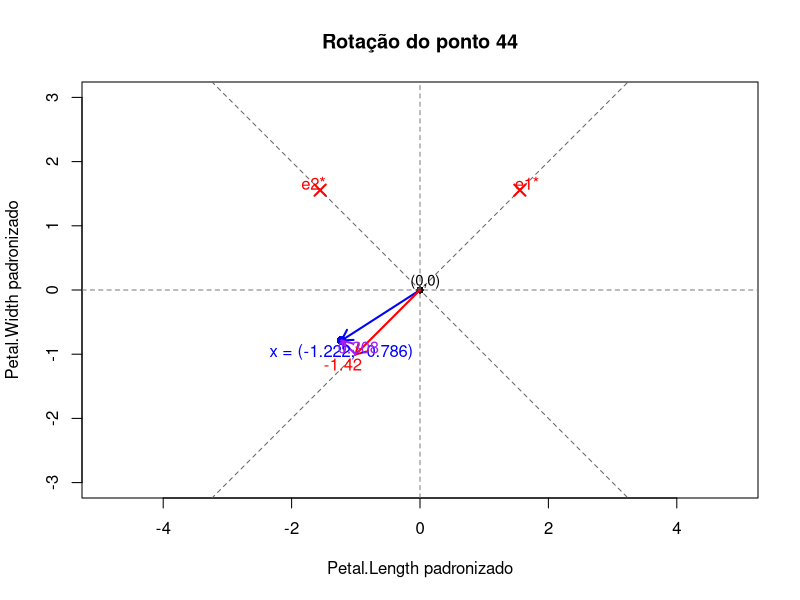

Recreate this plot in R.
# ==============================
# DADOS
# ==============================
X <- iris[, c(3, 4)] # Petal.Length e Petal.Width
Xs <- scale(X) # dados padronizados

# ponto que você quer ilustrar
i <- 44
x <- Xs[i, ]

# matriz de rotação de 45 graus
W <- matrix(c(1, 1, -1, 1), ncol = 2, byrow = FALSE) * (sqrt(2) / 2)

# coordenadas do ponto no sistema rotacionado
z <- x %*% W

# vetores-base rotacionados
e1 <- c(1, 1) / sqrt(2)
e2 <- c(-1, 1) / sqrt(2)

# projeções do ponto nos novos eixos
proj1 <- as.numeric(z[1]) * e1
proj2 <- as.numeric(z[2]) * e2

# ==============================
# GRÁFICO
# ==============================
lim <- 3

plot(0, 0,
     xlim = c(-lim, lim), ylim = c(-lim, lim),
     asp = 1, pch = 16,
     xlab = "Petal.Length padronizado",
     ylab = "Petal.Width padronizado",
     main = paste("Rotação do ponto", i))

# eixos usuais
abline(h = 0, v = 0, lty = 2, col = "gray50")

# novos eixos (diagonais)
abline(a = 0, b = 1, lty = 2, col = "gray40")
abline(a = 0, b = -1, lty = 2, col = "gray40")

# ponto original
points(x[1], x[2], pch = 16, cex = 1.2, col = "blue")

# vetor original da origem até o ponto
arrows(0, 0, x[1], x[2],
       col = "blue", lwd = 2, length = 0.12)

# projeção no eixo e1
arrows(0, 0, proj1[1], proj1[2],
       col = "red", lwd = 2, length = 0.12)

# projeção complementar: de proj1 até o ponto original
arrows(proj1[1], proj1[2], x[1], x[2],
       col = "purple", lwd = 2, length = 0.12)

# origem
text(0.08, 0.12, "(0,0)", cex = 0.9)

# rótulos do ponto original
text(x[1], x[2] - 0.18,
     labels = paste0("x = (", round(x[1], 3), ", ", round(x[2], 3), ")"),
     col = "blue")

# rótulo da projeção em e1
text(proj1[1] - 0.2, proj1[2] - 0.15,
     labels = round(z[1], 3), col = "red")

# rótulo da projeção em e2
meio2 <- (proj1 + x) / 2
text(meio2[1] + 0.15, meio2[2],
     labels = round(z[2], 3), col = "purple")

# marcar base rotacionada
points(e1[1]*2.2, e1[2]*2.2, pch = 4, col = "red", cex = 1.5, lwd = 2)
points(e2[1]*2.2, e2[2]*2.2, pch = 4, col = "red", cex = 1.5, lwd = 2)

text(e1[1]*2.35, e1[2]*2.35, "e1*", col = "red")
text(e2[1]*2.35, e2[2]*2.35, "e2*", col = "red")
